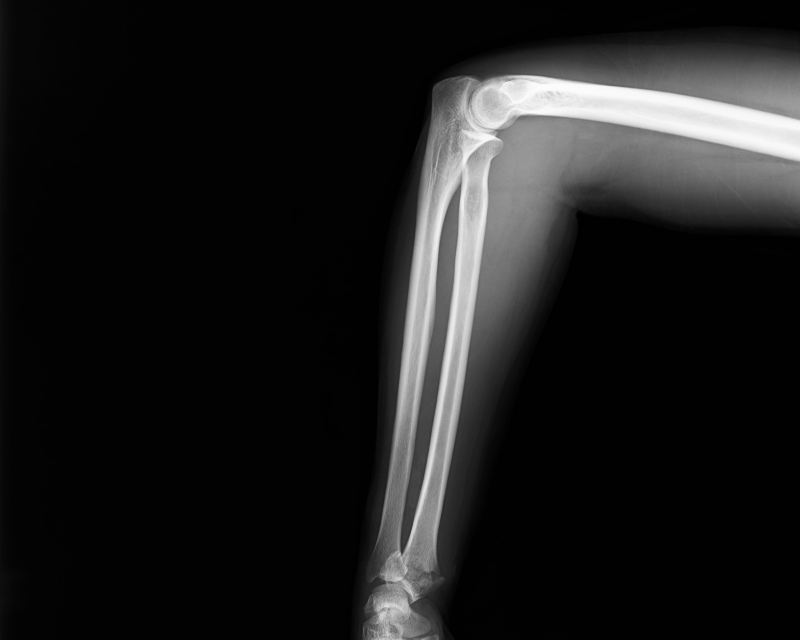
#> input picture multi-agent-single-model/qwen3.6-27b/ID002-xray_analysis/images/ID002-xray.png, 1600 x 1280 px, found by its file name (shown at 1/2 size)
$ python processing_pipeline.py   (older library calls are emulated)
#> lines starting #> are read from the running program, lines starting #| are printed output that depends on the picture; after the words box and inside, x2 and y2 are one past the last pixel; in counts of white or black regions, pixels touching at a corner belong together
import numpy as np
from PIL import Image, ImageDraw, ImageFont
import cv2
import matplotlib
matplotlib.use('Agg')
import matplotlib.pyplot as plt
from scipy import ndimage
from scipy.signal import find_peaks
import os

BASE = "/home/ralph/projects/ufsc/pablo-xray-tests-qwen3.6/ID002-xray_analysis"
IMG_DIR = os.path.join(BASE, "images")
os.makedirs(IMG_DIR, exist_ok=True)

orig_path = os.path.join(IMG_DIR, "ID002-xray.png")
img = np.array(Image.open(orig_path))
#> img is the input picture: shape (1280, 1600, 3); min 0, max 254, mean 28.3
print(f"Original shape: {img.shape}, dtype: {img.dtype}")
#| Original shape: (1280, 1600, 3), dtype: uint8

if len(img.shape) == 3:
    gray = np.mean(img, axis=2).astype(np.uint8)
else:
    gray = img.copy()

print(f"Gray range: [{gray.min()}, {gray.max()}]")
#| Gray range: [0, 254]

# ============================================================
# STEP 1: CROP TO ANATOMICAL CONTENT (FIXED)
# ============================================================
print("\n=== STEP 1: CROP TO ANATOMICAL CONTENT ===")

col_means = gray.mean(axis=0)
#> col_means = 1600 values, max 110.9 at index 869, min 1.73 at index 699, mean 28.33
row_means = gray.mean(axis=1)
#> row_means = 1280 values, max 100.4 at index 226, min 2.07 at index 3, mean 28.33

active_cols = np.where(col_means > 20)[0]
#> active_cols = 845 values from 755 to 1599
active_rows = np.where(row_means > 20)[0]
#> active_rows = 577 values from 109 to 685

cmin = int(active_cols[0])
#> cmin = 755
cmax = int(active_cols[-1])
#> cmax = 1599
rmin = int(active_rows[0])
#> rmin = 109
rmax = int(active_rows[-1])
#> rmax = 685

margin = 30
rmin = max(0, rmin - margin)
#> rmin = 79
rmax = min(gray.shape[0], rmax + margin)
#> rmax = 715
cmin = max(0, cmin - margin)
#> cmin = 725
cmax = min(gray.shape[1], cmax + margin)
#> cmax = 1600

cropped = gray[rmin:rmax, cmin:cmax].copy()
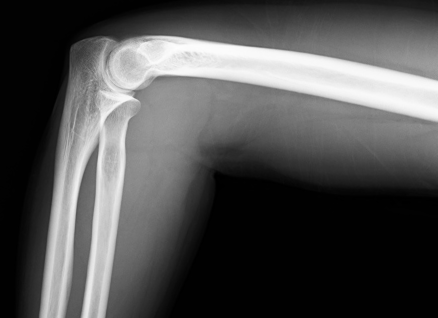
#> cropped: shape (636, 875) (shown at 1/2 size); min 0, max 254, mean 79.8
print(f"Crop bounds: rows [{rmin}, {rmax}], cols [{cmin}, {cmax}]")
#| Crop bounds: rows [79, 715], cols [725, 1600]
print(f"Cropped shape: {cropped.shape}")
#| Cropped shape: (636, 875)

cv2.imwrite(os.path.join(IMG_DIR, "01_cropped_elbow.png"), cropped)
print("Saved: 01_cropped_elbow.png")

# ============================================================
# STEP 8: HISTOGRAM ANALYSIS
# ============================================================
print("\n=== STEP 8: HISTOGRAM ANALYSIS ===")
content_vals = cropped[cropped > 5].flatten()
full_hist, bin_edges = np.histogram(cropped.flatten(), bins=256, range=(0, 256))
#> full_hist = 256 values, max 139726 at index 1, min 0 at index 255, mean 2173.8; bin_edges = 257 values from 0 to 256
content_hist, _ = np.histogram(content_vals, bins=256, range=(0, 256))
#> content_hist = 256 values, max 3420 at index 124, min 0 at index 0, mean 1456.6

p2 = np.percentile(content_vals, 2)
#> p2 = 9
p5 = np.percentile(content_vals, 5)
#> p5 = 16
p95 = np.percentile(content_vals, 95)
#> p95 = 241
p98 = np.percentile(content_vals, 98)
#> p98 = 247

print(f"Content percentiles: p2={p2:.1f}, p5={p5:.1f}, p95={p95:.1f}, p98={p98:.1f}")
#| Content percentiles: p2=9.0, p5=16.0, p95=241.0, p98=247.0
print(f"Content mean: {content_vals.mean():.1f}, std: {content_vals.std():.1f}")
#| Content mean: 118.5, std: 69.6

bone_lo = 150
bone_hi = 254
soft_lo = int(p5)
#> soft_lo = 16
soft_hi = 130

fig, axes = plt.subplots(1, 2, figsize=(16, 5))

ax = axes[0]
ax.bar(bin_edges[:-1], full_hist, width=1, color='steelblue', alpha=0.7, label='All pixels')
ax.bar(bin_edges[:-1], content_hist, width=1, color='coral', alpha=0.7, label='Content only (>5)')
ax.axvline(bone_lo, color='red', linestyle='--', alpha=0.7, label=f'Bone window [{bone_lo}, {bone_hi}]')
ax.axvline(bone_hi, color='red', linestyle='--', alpha=0.7)
ax.axvline(soft_lo, color='green', linestyle='--', alpha=0.7, label=f'Soft tissue [{soft_lo}, {soft_hi}]')
ax.axvline(soft_hi, color='green', linestyle='--', alpha=0.7)
ax.set_xlabel('Pixel Intensity')
ax.set_ylabel('Count')
ax.set_title('Histogram: Cropped Image (Blue) vs Content Region (Red)')
ax.legend()
ax.set_xlim(0, 256)

ax = axes[1]
cum = np.cumsum(full_hist)
#> cum = 256 values from 3700 to 556500
total = cum[-1]
#> total = 556500
ax.plot(bin_edges[:-1], cum / total * 100, 'steelblue')
ax.axhline(2, color='green', linestyle='--', alpha=0.5, label=f'p2 = {p2:.0f}')
ax.axhline(98, color='green', linestyle='--', alpha=0.5, label=f'p98 = {p98:.0f}')
ax.axvline(bone_lo, color='red', linestyle=':', alpha=0.5)
ax.axvline(bone_hi, color='red', linestyle=':', alpha=0.5)
ax.set_xlabel('Pixel Intensity')
ax.set_ylabel('Cumulative %')
ax.set_title('Cumulative Distribution')
ax.legend()
ax.set_xlim(0, 256)

plt.tight_layout()
plt.savefig(os.path.join(IMG_DIR, "08_histogram_analysis.png"), dpi=150)
print("Saved: 08_histogram_analysis.png")
plt.close()

# ============================================================
# STEP 2: CLAHE CONTRAST ENHANCEMENT
# ============================================================
print("\n=== STEP 2: CLAHE CONTRAST ENHANCEMENT ===")
clahe = cv2.createCLAHE(clipLimit=2.0, tileGridSize=(8, 8))
clahe_result = clahe.apply(cropped)
cv2.imwrite(os.path.join(IMG_DIR, "02_clahe_enhanced.png"), clahe_result)

linear_stretch = np.clip((cropped - p2) / (p98 - p2) * 255, 0, 255).astype(np.uint8)
cv2.imwrite(os.path.join(IMG_DIR, "02_linear_stretch.png"), linear_stretch)
print("Saved: 02_clahe_enhanced.png, 02_linear_stretch.png")

# ============================================================
# STEP 3: DUAL WINDOW/LEVEL RENDERING
# ============================================================
print("\n=== STEP 3: DUAL WINDOW/LEVEL ===")
bone_win = np.clip((cropped - bone_lo) / (bone_hi - bone_lo) * 255, 0, 255).astype(np.uint8)
soft_win = np.clip((cropped - soft_lo) / (soft_hi - soft_lo) * 255, 0, 255).astype(np.uint8)
cv2.imwrite(os.path.join(IMG_DIR, "03_bone_window.png"), bone_win)
cv2.imwrite(os.path.join(IMG_DIR, "03_soft_tissue_window.png"), soft_win)
print(f"Bone window: [{bone_lo}, {bone_hi}]")
print(f"Soft tissue window: [{soft_lo}, {soft_hi}]")
#| Soft tissue window: [16, 130]
print("Saved: 03_bone_window.png, 03_soft_tissue_window.png")

# ============================================================
# STEP 4: EDGE DETECTION
# ============================================================
print("\n=== STEP 4: EDGE DETECTION ===")
blurred = cv2.GaussianBlur(bone_win, (3, 3), 1.5)
edges = cv2.Canny(blurred, 20, 80)
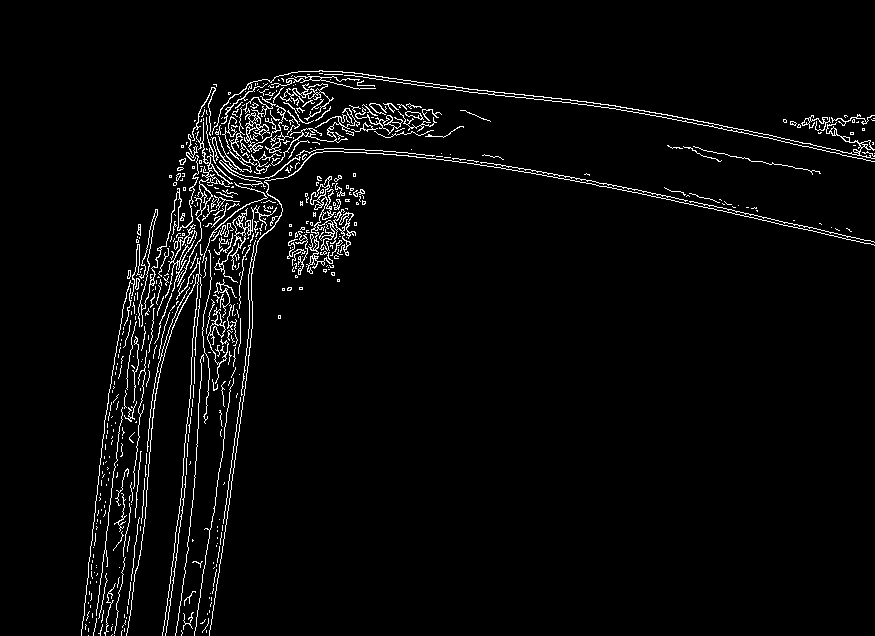
#> edges: shape (636, 875); 3.4% white in thin lines or dots, all inside (x1, y1, x2, y2) = (81, 70, 875, 636)

kernel = cv2.getStructuringElement(cv2.MORPH_RECT, (3, 1))
dilated = cv2.dilate(edges, kernel, iterations=1)
#> dilated: shape (636, 875); 7.7% white; 94 white regions (61 under 20 px), largest, box (x1, y1, x2, y2) and area: (80, 70, 875, 636) 37903, (286, 175, 357, 278) 3074, (666, 145, 822, 175) 327
eroded = cv2.erode(dilated, kernel, iterations=1)

edge_overlay_rgb = np.stack([cropped, cropped, cropped], axis=2)
edge_mask_rgb = np.zeros_like(edge_overlay_rgb)
edge_mask_rgb[:, :, 0] = 255
combined = (edge_overlay_rgb.astype(float) * 0.6 + edge_mask_rgb.astype(float) * 0.4).astype(np.uint8)

plt.figure(figsize=(16, 5))

plt.subplot(1, 4, 1)
plt.imshow(cropped, cmap='gray')
plt.title('Cropped Original')
plt.axis('off')

plt.subplot(1, 4, 2)
plt.imshow(bone_win, cmap='gray')
plt.title('Bone Window')
plt.axis('off')

plt.subplot(1, 4, 3)
plt.imshow(edges, cmap='gray')
plt.title('Canny Edges')
plt.axis('off')

plt.subplot(1, 4, 4)
plt.imshow(combined)
plt.title('Edge Overlay (Red)')
plt.axis('off')

plt.tight_layout()
plt.savefig(os.path.join(IMG_DIR, "04_edge_detection.png"), dpi=150)
plt.close()
print("Saved: 04_edge_detection.png")

# ============================================================
# STEP 5: FAT PAD ASSESSMENT
# ============================================================
print("\n=== STEP 5: FAT PAD ASSESSMENT ===")
h, w = soft_win.shape

elbow_row_approx = int(h * 0.25)
elbow_col_approx = int(w * 0.5)

anterior_roi_y1 = max(0, elbow_row_approx - 30)
anterior_roi_y2 = elbow_row_approx + 80
anterior_roi_x1 = max(0, elbow_col_approx - 100)
anterior_roi_x2 = min(w, elbow_col_approx + 30)

posterior_roi_y1 = max(0, elbow_row_approx - 20)
posterior_roi_y2 = elbow_row_approx + 80
posterior_roi_x1 = max(0, elbow_col_approx - 20)
posterior_roi_x2 = min(w, elbow_col_approx + 100)

anterior_soft = soft_win[anterior_roi_y1:anterior_roi_y2, anterior_roi_x1:anterior_roi_x2]
posterior_soft = soft_win[posterior_roi_y1:posterior_roi_y2, posterior_roi_x1:posterior_roi_x2]

clahe_small = cv2.createCLAHE(clipLimit=3.0, tileGridSize=(4, 4))
anterior_enhanced = clahe_small.apply(anterior_soft)
posterior_enhanced = clahe_small.apply(posterior_soft)

fat_pad_clahe = cv2.createCLAHE(clipLimit=2.5, tileGridSize=(8, 8))
fat_pad_enhanced_full = fat_pad_clahe.apply(soft_win)

plt.figure(figsize=(16, 4))

plt.subplot(1, 5, 1)
plt.imshow(soft_win, cmap='gray')
plt.gca().add_patch(plt.Rectangle((anterior_roi_x1, anterior_roi_y1),
    anterior_roi_x2 - anterior_roi_x1, anterior_roi_y2 - anterior_roi_y1,
    fill=False, edgecolor='lime', linewidth=2))
plt.gca().add_patch(plt.Rectangle((posterior_roi_x1, posterior_roi_y1),
    posterior_roi_x2 - posterior_roi_x1, posterior_roi_y2 - posterior_roi_y1,
    fill=False, edgecolor='cyan', linewidth=2))
plt.title('Fat Pad ROIs on Soft-Tissue Window')
plt.axis('off')

plt.subplot(1, 5, 2)
plt.imshow(soft_win, cmap='gray')
plt.title('Soft Tissue Window (Full)')
plt.axis('off')

plt.subplot(1, 5, 3)
plt.imshow(fat_pad_enhanced_full, cmap='gray')
plt.title('Fat Pad Region (CLAHE Full)')
plt.axis('off')

plt.subplot(1, 5, 4)
plt.imshow(anterior_enhanced, cmap='gray')
plt.title(f'Anterior Fat Pad ROI\nmean={anterior_soft.mean():.1f}')
plt.axis('off')

plt.subplot(1, 5, 5)
plt.imshow(posterior_enhanced, cmap='gray')
plt.title(f'Posterior Fat Pad ROI\nmean={posterior_soft.mean():.1f}')
plt.axis('off')

plt.tight_layout()
plt.savefig(os.path.join(IMG_DIR, "05_fat_pad_enhanced.png"), dpi=150)
plt.close()
print("Saved: 05_fat_pad_enhanced.png")

# ============================================================
# STEP 6: RADIAL HEAD DETAILED ANALYSIS
# ============================================================
print("\n=== STEP 6: RADIAL HEAD ANALYSIS ===")
radial_row_y1 = max(0, elbow_row_approx - 40)
radial_row_y2 = min(h, elbow_row_approx + 100)
radial_col_x1 = max(0, elbow_col_approx - 80)
radial_col_x2 = min(w, elbow_col_approx + 100)

radial_roi = cropped[radial_row_y1:radial_row_y2, radial_col_x1:radial_col_x2].copy()
radial_roi_bone = bone_win[radial_row_y1:radial_row_y2, radial_col_x1:radial_col_x2].copy()

sharpened = cv2.GaussianBlur(radial_roi, (0, 0), 1)
sharpened = cv2.addWeighted(radial_roi, 1.5, sharpened, -0.5, 0)
sharpened = np.clip(sharpened, 0, 255).astype(np.uint8)

radial_edges = cv2.Canny(cv2.GaussianBlur(radial_roi_bone, (3, 3), 1), 30, 100)
#> radial_edges: shape (140, 180); 2.7% white in thin lines or dots, all inside (x1, y1, x2, y2) = (0, 0, 180, 86)

plt.figure(figsize=(16, 4))

plt.subplot(1, 5, 1)
plt.imshow(cropped, cmap='gray')
plt.gca().add_patch(plt.Rectangle((radial_col_x1, radial_row_y1),
    radial_col_x2 - radial_col_x1, radial_row_y2 - radial_row_y1,
    fill=False, edgecolor='yellow', linewidth=2))
plt.title('Radial Head ROI Location')
plt.axis('off')

plt.subplot(1, 5, 2)
plt.imshow(radial_roi, cmap='gray')
plt.title('Radial Head ROI (Original)')
plt.axis('off')

plt.subplot(1, 5, 3)
plt.imshow(sharpened, cmap='gray')
plt.title('Radial Head (Sharpened)')
plt.axis('off')

plt.subplot(1, 5, 4)
plt.imshow(radial_roi_bone, cmap='gray')
plt.title('Radial Head (Bone Window)')
plt.axis('off')

plt.subplot(1, 5, 5)
plt.imshow(radial_edges, cmap='gray')
plt.title('Radial Head Edges')
plt.axis('off')

plt.tight_layout()
plt.savefig(os.path.join(IMG_DIR, "06_radial_head_roi.png"), dpi=150)
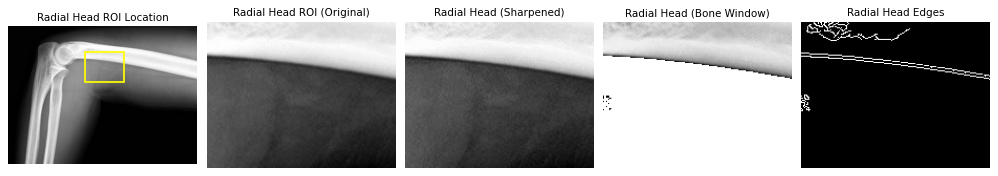
#> figure drawn by matplotlib, 5 panels
plt.close()
print("Saved: 06_radial_head_roi.png")

# ============================================================
# STEP 7: LINE PROFILE ANALYSIS
# ============================================================
print("\n=== STEP 7: LINE PROFILE ANALYSIS ===")

profile_rows = [
    (int(h * 0.15), 0, w, "Distal humerus / elbow joint region"),
    (int(h * 0.30), 0, w, "Proximal forearm / radial head region"),
    (int(h * 0.50), 0, w, "Mid-forearm shaft region"),
    (int(h * 0.75), 0, w, "Distal forearm region"),
]

profiles = []
for row_idx, (row, x1, x2, label) in enumerate(profile_rows):
    if row < h:
        profile = cropped[row, x1:x2]
        profiles.append((profile, label, row))
#> after the loop, profiles = 4 items

fig, axes = plt.subplots(len(profiles) + 1, 1, figsize=(14, 10),
                          gridspec_kw={'height_ratios': [3] + [1] * len(profiles)})

axes[0].imshow(cropped, cmap='gray')
for i, (profile, label, row) in enumerate(profiles):
    color = ['red', 'lime', 'cyan', 'magenta'][i % 4]
    axes[0].axhline(row, color=color, linestyle='--', alpha=0.7, linewidth=1.5)
#> this loop made 4 passes
#> (label, row, color) on passes 1 to 4: ('Distal humerus / elbow joint region', 95, 'red'), ('Proximal forearm / radial head region', 190, 'lime'), ('Mid-forearm shaft region', 318, 'cyan'), ('Distal forearm region', 477, 'magenta')
axes[0].set_title('Line Profile Transect Lines on Cropped Image')
axes[0].axis('off')

for i, (profile, label, row) in enumerate(profiles):
    ax = axes[i + 1]
    x = np.arange(len(profile))
    ax.plot(x, profile, 'steelblue', linewidth=0.8)

    smoothed = ndimage.gaussian_filter1d(profile, 3)
    deriv1 = np.gradient(smoothed)
    deriv2 = np.gradient(deriv1)

    mean_d2 = np.mean(np.abs(deriv2))
    std_d2 = np.std(np.abs(deriv2))
    anomalies = np.where(np.abs(deriv2) > mean_d2 + 2 * std_d2)[0]
    if len(anomalies) > 0:
        ax.plot(anomalies, profile[anomalies], 'ro', markersize=3, alpha=0.7, label=f'{len(anomalies)} derivative anomalies')

    ax.set_title(f'Row {row}: {label}')
    ax.set_xlabel('Column')
    ax.set_ylabel('Intensity')
    ax.legend()
    ax.set_xlim(0, w)
#> this loop made 4 passes
#> (label, row, mean_d2, std_d2) on passes 1 to 4: ('Distal humerus / elbow joint region', 95, 0.155, 0.214), ('Proximal forearm / radial head region', 190, 0.188, 0.224), ('Mid-forearm shaft region', 318, 0.248, 0.434), ('Distal forearm region', 477, 0.196, 0.442)

plt.tight_layout()
plt.savefig(os.path.join(IMG_DIR, "07_line_profiles.png"), dpi=150)
plt.close()
print("Saved: 07_line_profiles.png")

# ============================================================
# SUPPLEMENTARY S1: GRADIENT MAGNITUDE MAP
# ============================================================
print("\n=== SUPPLEMENTARY S1: GRADIENT MAGNITUDE ===")
sobel_x = cv2.Sobel(cropped.astype(np.float32), cv2.CV_64F, 1, 0, ksize=3)
sobel_y = cv2.Sobel(cropped.astype(np.float32), cv2.CV_64F, 0, 1, ksize=3)
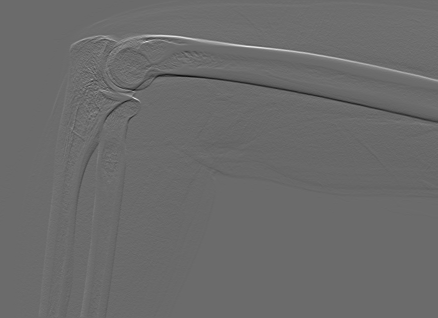
#> sobel_y: shape (636, 875) float64 (shown at 1/2 size); min -303, max 418, mean 0.3; drawn with min black and max white
grad_mag = np.sqrt(sobel_x**2 + sobel_y**2)
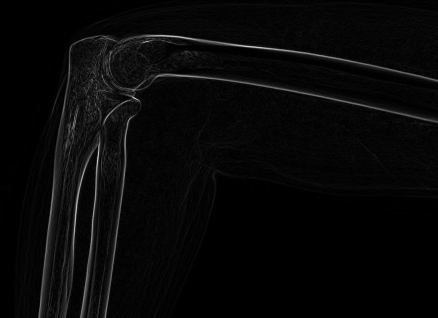
#> grad_mag: shape (636, 875) float64 (shown at 1/2 size); min 0, max 452.8, mean 14.3; drawn with min black and max white
grad_mag_norm = np.clip(grad_mag / grad_mag.max() * 255, 0, 255).astype(np.uint8)

pct90 = np.percentile(grad_mag_norm, 90)
#> pct90 = 17
suppressed = grad_mag_norm.copy()
suppressed[grad_mag_norm > pct90] = 0
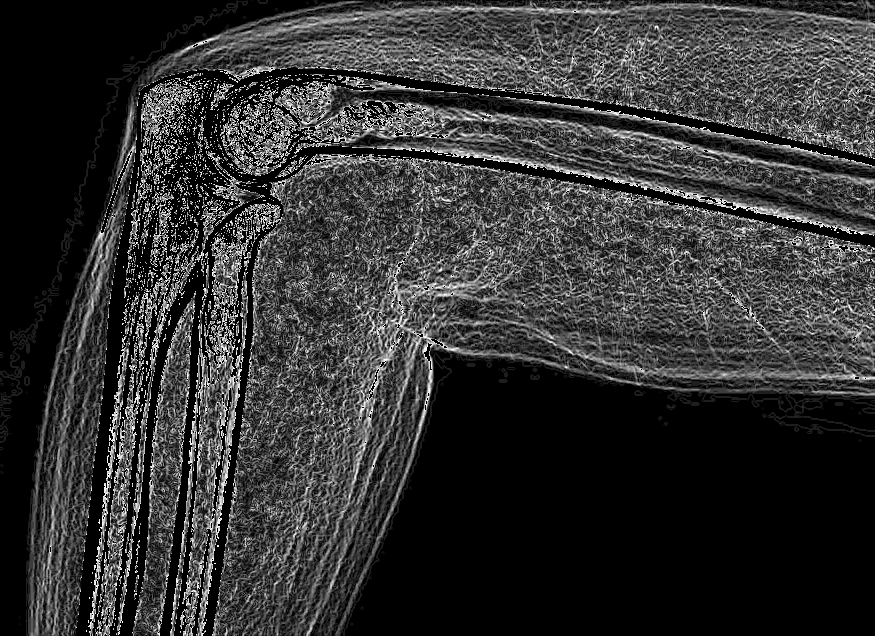
#> suppressed: shape (636, 875); min 0, max 17, mean 3.39; drawn with min black and max white
if np.any(suppressed > 0):
    suppressed = np.clip(suppressed / np.percentile(suppressed[suppressed > 0], 95) * 255, 0, 255).astype(np.uint8)
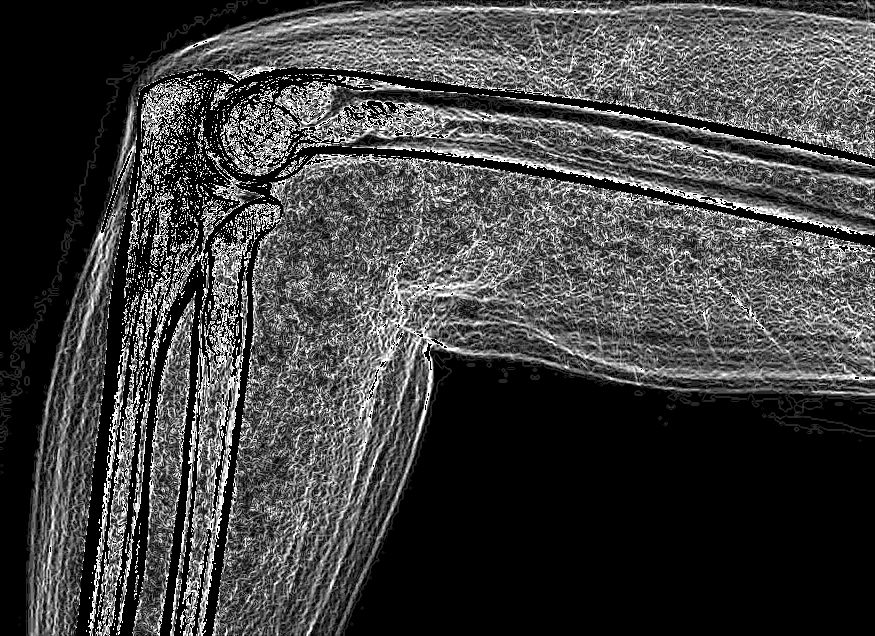
#> suppressed: shape (636, 875); min 0, max 255, mean 65

plt.figure(figsize=(14, 4))

plt.subplot(1, 4, 1)
plt.imshow(cropped, cmap='gray')
plt.title('Cropped Original')
plt.axis('off')

plt.subplot(1, 4, 2)
plt.imshow(grad_mag_norm, cmap='inferno')
plt.title('Full Gradient Magnitude')
plt.axis('off')

plt.subplot(1, 4, 3)
plt.imshow(suppressed, cmap='inferno')
plt.title('Gradient (Cortex Suppressed)')
plt.axis('off')

plt.subplot(1, 4, 4)
plt.imshow(bone_win, cmap='gray')
plt.title('Bone Window Reference')
plt.axis('off')

plt.tight_layout()
plt.savefig(os.path.join(IMG_DIR, "s1_gradient_magnitude.png"), dpi=150)
plt.close()
print("Saved: s1_gradient_magnitude.png")

# ============================================================
# VALIDATION
# ============================================================
print("\n=== VALIDATION ===")
output_files = [
    "01_cropped_elbow.png",
    "02_clahe_enhanced.png",
    "02_linear_stretch.png",
    "03_bone_window.png",
    "03_soft_tissue_window.png",
    "04_edge_detection.png",
    "05_fat_pad_enhanced.png",
    "06_radial_head_roi.png",
    "07_line_profiles.png",
    "08_histogram_analysis.png",
    "s1_gradient_magnitude.png",
]

all_ok = True
for f in output_files:
    path = os.path.join(IMG_DIR, f)
    if os.path.exists(path):
        sz = os.path.getsize(path)
        img_check = Image.open(path)
        print(f"OK: {f} ({img_check.size[0]}x{img_check.size[1]}, {sz} bytes)")
#| OK: 01_cropped_elbow.png (875x636, 165983 bytes)
    else:
        print(f"MISSING: {f}")
        all_ok = False

print(f"\nAll outputs generated: {all_ok}")
print("\n=== ALL PROCESSING COMPLETE ===")
